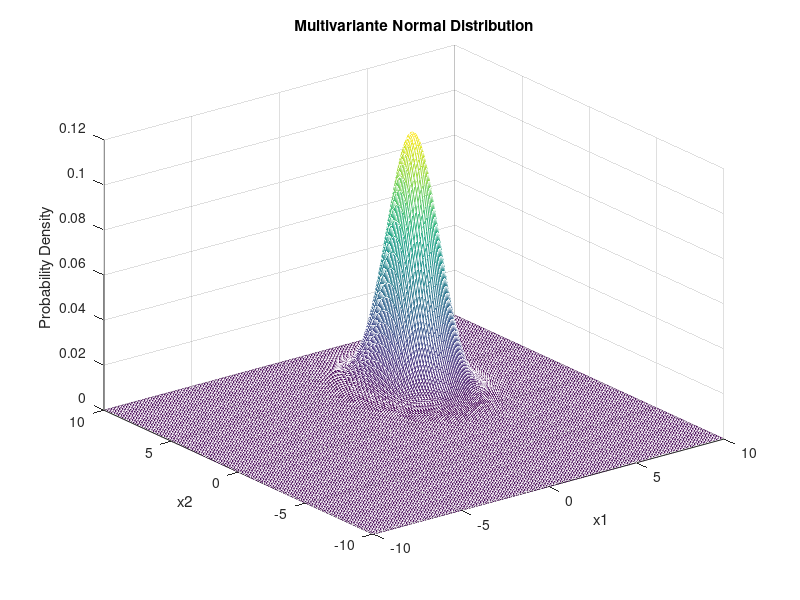

Write the MATLAB code that produced this figure. (Note: this script raises an error after producing the figure.)
clear; clf; close;

% input
mu = [3 4];
sigma = [1 0 ; 0 2];

% plot distribution
x = -10:0.1:10;
[X1,X2] = meshgrid(x, x);
F = reshape(mvnpdf([X1(:) X2(:)], mu, sigma), length(x), length(x));
fig = mesh(x, x, F);
xlabel('x1');
ylabel('x2');
zlabel('Probability Density');
title('Multivariante Normal Distribution');
saveas(fig, 'distribution', 'png');

points = [
    10 10;
    0 0;
    3 4;
    6 8;
];
distances = mahalanobis(points, mu, sigma);
fprintf('Distance of point (%i, %i) from center of distribution is %.5f\n', [points, distances]');
